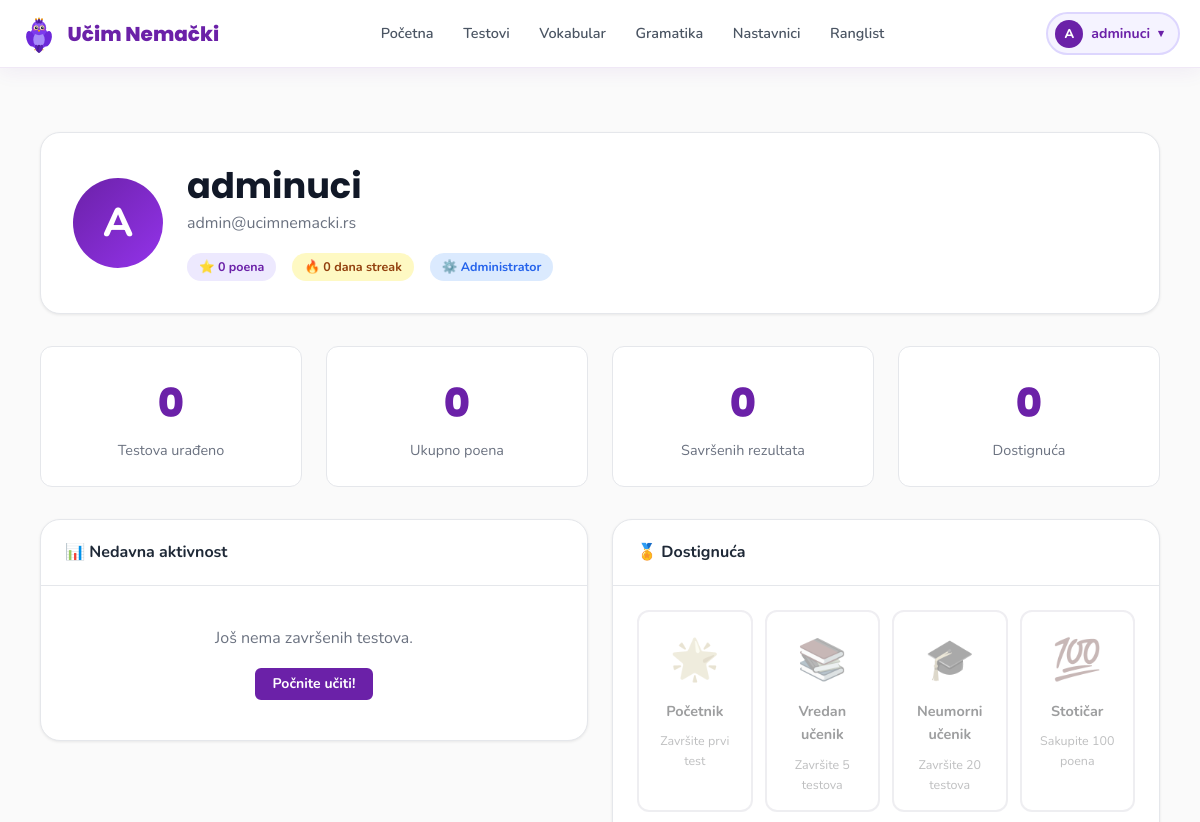
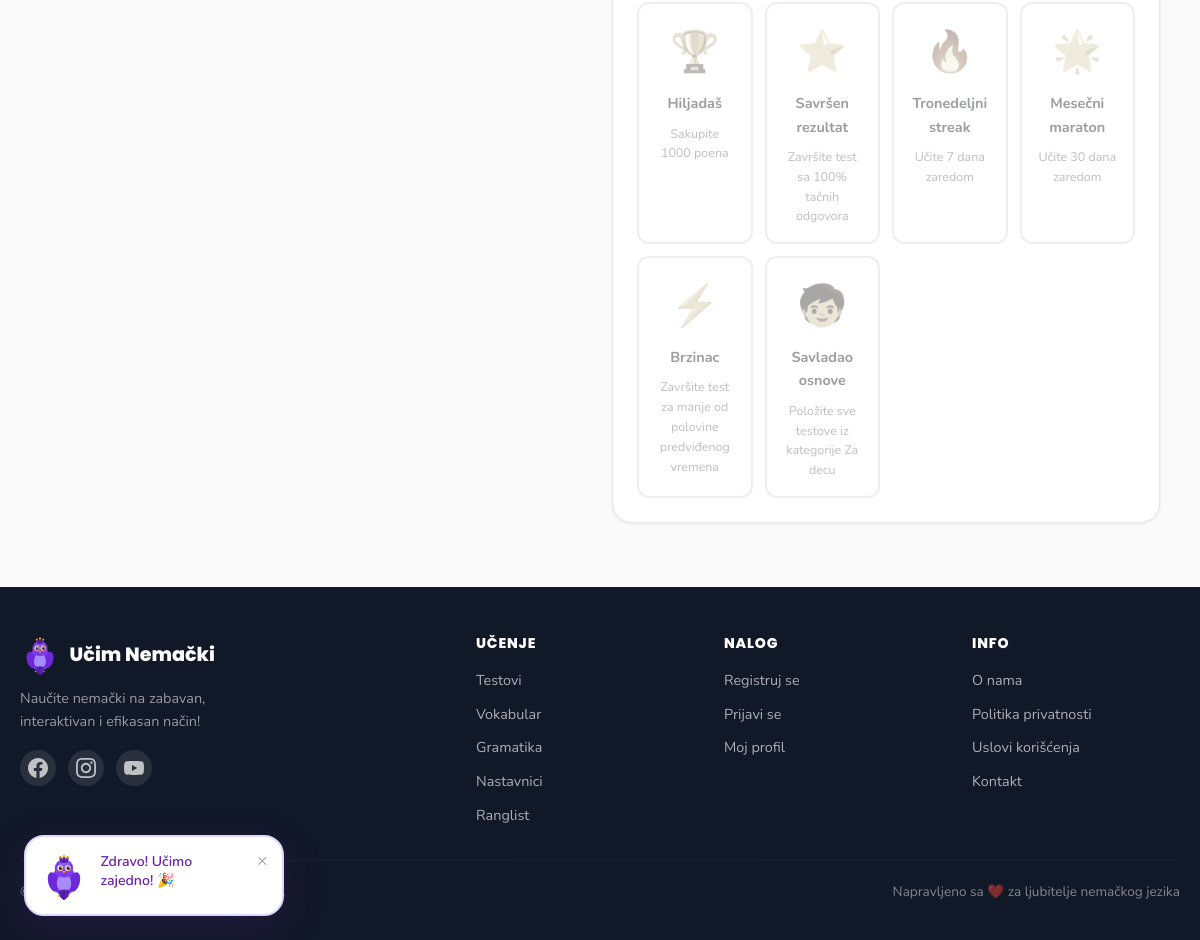
The page /pages/profile.php (signed in) on the database its author committed (2 pictures, top to bottom).
### tables this page shows
CREATE TABLE IF NOT EXISTS users (
    id            INT UNSIGNED AUTO_INCREMENT PRIMARY KEY,
    username      VARCHAR(60)  NOT NULL UNIQUE,
    email         VARCHAR(120) NOT NULL UNIQUE,
    password_hash VARCHAR(255) NOT NULL DEFAULT '',
    role          ENUM('admin','user') NOT NULL DEFAULT 'user',
    google_id     VARCHAR(100) DEFAULT NULL,
    avatar_url    VARCHAR(500) DEFAULT NULL,
    streak        SMALLINT UNSIGNED NOT NULL DEFAULT 0,
    total_points  INT UNSIGNED NOT NULL DEFAULT 0,
    last_login    DATETIME     DEFAULT NULL,
    created_at    DATETIME     NOT NULL DEFAULT CURRENT_TIMESTAMP
);

CREATE TABLE IF NOT EXISTS achievements (
    id             SMALLINT UNSIGNED AUTO_INCREMENT PRIMARY KEY,
    name           VARCHAR(100) NOT NULL,
    description    TEXT         NOT NULL,
    icon           VARCHAR(10)  NOT NULL DEFAULT '🏆',
    criteria_type  VARCHAR(50)  NOT NULL COMMENT 'tests_completed|points_earned|streak_days|perfect_score',
    criteria_value INT UNSIGNED NOT NULL DEFAULT 1
);

### includes/functions.php (called while the page is built, shortened)
<?php
function sanitize(string $input): string {
    return htmlspecialchars(trim($input), ENT_QUOTES | ENT_SUBSTITUTE, 'UTF-8');
}
function isLoggedIn(): bool {
    return !empty($_SESSION['user_id']);
}
function getCurrentUser(): ?array {
    $db   = getDB();
    $id   = (int)$_SESSION['user_id'];
    $stmt = $db->prepare('SELECT id, username, email, role, avatar_url, streak, total_points FROM users WHERE id = ?');
    $stmt->bind_param('i', $id);
    $stmt->execute();
    $row = $stmt->get_result()->fetch_assoc();
    return $row ?: null;
}
function getAchievements(int $userId): array {
    $db   = getDB();
    $stmt = $db->prepare(
        'SELECT a.*, ua.earned_at FROM achievements a
         INNER JOIN user_achievements ua ON ua.achievement_id = a.id
         WHERE ua.user_id = ?
         ORDER BY ua.earned_at DESC'
    );
    $stmt->bind_param('i', $userId);
    $stmt->execute();
    $rows = $stmt->get_result()->fetch_all(MYSQLI_ASSOC);
    return $rows;
}

### pages/profile.php (the view, shortened to what this page needs)
<?php
$db   = getDB();
$user = getCurrentUser();
$userId = (int)$user['id'];
$stmt = $db->prepare('SELECT COUNT(*) AS tests_done, COALESCE(SUM(score),0) AS total_score FROM user_progress WHERE user_id = ?');
$stmt->bind_param('i', $userId);
$stmt->execute();
$progStats = $stmt->get_result()->fetch_assoc();
$stmt = $db->prepare('SELECT COUNT(*) AS perfect FROM user_progress WHERE user_id = ? AND score = max_score AND max_score > 0');
$stmt->bind_param('i', $userId);
$stmt->execute();
$perfectCount = (int)$stmt->get_result()->fetch_assoc()['perfect'];
$stmt = $db->prepare(
    'SELECT up.*, t.title, t.time_limit FROM user_progress up
     JOIN tests t ON up.test_id = t.id
     WHERE up.user_id = ? ORDER BY up.completed_at DESC LIMIT 8'
);
$stmt->bind_param('i', $userId);
$stmt->execute();
$recentActivity = $stmt->get_result()->fetch_all(MYSQLI_ASSOC);
$achievements = getAchievements($userId);
$allAch = $db->query('SELECT * FROM achievements ORDER BY id')->fetch_all(MYSQLI_ASSOC);
$earnedIds = array_column($achievements, 'achievement_id');
require_once __DIR__ . '/../includes/header.php';
?>
<section class="section">
    <div class="container">
        <div class="card mb-4">
            <div class="card-body" style="display:flex;gap:1.5rem;align-items:center;flex-wrap:wrap;padding:2rem">
                <div style="width:90px;height:90px;border-radius:50%;background:linear-gradient(135deg,#6B21A8,#9333EA);display:flex;align-items:center;justify-content:center;font-size:2.5rem;font-weight:800;color:#fff;flex-shrink:0">
                    <?php if (!empty($user['avatar_url'])): ?>
                    <img src="<?= sanitize($user['avatar_url']) ?>" alt="Avatar" style="width:90px;height:90px;border-radius:50%;object-fit:cover">
                    <?php else: ?>
                    <?= strtoupper(substr($user['username'], 0, 1)) ?>
                    <?php endif; ?>
                </div>
                <div style="flex:1">
                    <h2 style="margin-bottom:.25rem"><?= sanitize($user['username']) ?></h2>
                    <p class="text-muted" style="margin:0"><?= sanitize($user['email']) ?></p>
                    <div class="d-flex gap-2 mt-2" style="flex-wrap:wrap">
                        <span class="badge badge-purple">⭐ <?= (int)$user['total_points'] ?> poena</span>
                        <span class="badge" style="background:var(--yellow-light);color:#92400E">🔥 <?= (int)$user['streak'] ?> dana streak</span>
                        <?php if ($user['role'] === 'admin'): ?>
                        <span class="badge badge-blue">⚙️ Administrator</span>
                        <?php endif; ?>
                    </div>
                </div>
            </div>
        </div>
        <div class="grid grid-4 mb-4" id="progress">
            <div class="stat-card">
                <div class="stat-card-num" data-count="<?= (int)$progStats['tests_done'] ?>"><?= (int)$progStats['tests_done'] ?></div>
                <div class="stat-card-label">Testova urađeno</div>
            </div>
            <div class="stat-card">
                <div class="stat-card-num" data-count="<?= (int)$progStats['total_score'] ?>"><?= (int)$progStats['total_score'] ?></div>
                <div class="stat-card-label">Ukupno poena</div>
            </div>
            <div class="stat-card">
                <div class="stat-card-num" data-count="<?= $perfectCount ?>"><?= $perfectCount ?></div>
                <div class="stat-card-label">Savršenih rezultata</div>
            </div>
            <div class="stat-card">
                <div class="stat-card-num" data-count="<?= count($achievements) ?>"><?= count($achievements) ?></div>
                <div class="stat-card-label">Dostignuća</div>
            </div>
        </div>
        <div class="grid grid-2" style="gap:1.5rem;align-items:start">
            <div class="card">
                <div class="card-header">📊 Nedavna aktivnost</div>
                <div class="card-body" style="padding:.5rem 0">
                    <?php if (empty($recentActivity)): ?>
                    <div class="text-center" style="padding:2rem;color:var(--text-muted)">
                        Još nema završenih testova.<br>
                        <a href="<?= SITE_URL ?>/pages/tests.php" class="btn btn-primary btn-sm mt-2">Počnite učiti!</a>
                    </div>
                    <?php endif; ?>
                </div>
            </div>
            <div class="card">
                <div class="card-header">🏅 Dostignuća</div>
                <div class="card-body">
                    <div class="grid" style="grid-template-columns:repeat(auto-fill,minmax(110px,1fr));gap:.75rem">
                        <?php foreach ($allAch as $ach):
                            $earned = in_array($ach['id'], $earnedIds);
                        ?>
                        <div class="achievement-badge <?= $earned ? 'earned' : 'locked' ?>" title="<?= sanitize($ach['description']) ?>">
                            <div class="achievement-icon"><?= sanitize($ach['icon']) ?></div>
                            <div class="achievement-name"><?= sanitize($ach['name']) ?></div>
                            <?php if ($earned): ?>
                            <div style="font-size:.7rem;color:var(--green);font-weight:700">✓ Zarađeno</div>
                            <?php else: ?>
                            <div class="achievement-desc"><?= sanitize($ach['description']) ?></div>
                            <?php endif; ?>
                        </div>
                        <?php endforeach; ?>
                    </div>
                </div>
            </div>
        </div>
    </div>
</section>
<?php require_once __DIR__ . '/../includes/footer.php'; ?>

### includes/header.php (shortened to what this page needs)
<?php
require_once __DIR__ . '/functions.php';
$currentUser  = getCurrentUser();
$isLoggedIn   = isLoggedIn();
$currentPage  = basename($_SERVER['PHP_SELF'] ?? '');
function navActive(string $page): string {
    global $currentPage;
    return $currentPage === $page ? 'active' : '';
}
$siteRoot = SITE_URL;
?>
<!DOCTYPE html>
<html lang="sr">
<head>
    <link rel="stylesheet" href="<?= $siteRoot ?>/assets/css/main.css">
    <link rel="stylesheet" href="<?= $siteRoot ?>/assets/css/animations.css">
</head>
<body class="<?= isset($bodyClass) ? sanitize($bodyClass) : '' ?>">
<nav class="navbar" id="navbar" role="navigation" aria-label="Glavna navigacija">
    <div class="nav-container">
        <a href="<?= $siteRoot ?>/index.php" class="nav-logo" aria-label="Početna stranica">
            <span class="nav-logo-icon" aria-hidden="true">
                <img src="<?= $siteRoot ?>/assets/images/parrot.svg" alt="" width="38" height="38" class="parrot-logo">
            </span>
            <span class="nav-logo-text">Učim Nemački</span>
        </a>
        <ul class="nav-links" role="list">
            <li><a href="<?= $siteRoot ?>/index.php" class="nav-link <?= navActive('index.php') ?>">Početna</a></li>
            <li><a href="<?= $siteRoot ?>/pages/tests.php" class="nav-link <?= navActive('tests.php') ?>">Testovi</a></li>
            <li><a href="<?= $siteRoot ?>/pages/vocabulary.php" class="nav-link <?= navActive('vocabulary.php') ?>">Vokabular</a></li>
            <li><a href="<?= $siteRoot ?>/pages/grammar.php" class="nav-link <?= navActive('grammar.php') ?>">Gramatika</a></li>
            <li><a href="<?= $siteRoot ?>/pages/teachers.php" class="nav-link <?= navActive('teachers.php') ?>">Nastavnici</a></li>
            <li><a href="<?= $siteRoot ?>/pages/leaderboard.php" class="nav-link <?= navActive('leaderboard.php') ?>">Ranglist</a></li>
        </ul>
        <div class="nav-auth">
            <?php if ($isLoggedIn && $currentUser): ?>
                <div class="user-dropdown" id="userDropdown">
                    <button class="user-avatar-btn" id="userAvatarBtn" aria-haspopup="true" aria-expanded="false">
                        <?php if (!empty($currentUser['avatar_url'])): ?>
                            <img src="<?= sanitize($currentUser['avatar_url']) ?>" alt="Avatar" class="user-avatar-img">
                        <?php else: ?>
                            <span class="user-avatar-placeholder"><?= strtoupper(substr($currentUser['username'], 0, 1)) ?></span>
                        <?php endif; ?>
                        <span class="username-display"><?= sanitize($currentUser['username']) ?></span>
                        <span class="dropdown-arrow">▾</span>
                    </button>
                </div>
            <?php else: ?>
                <a href="<?= $siteRoot ?>/pages/login.php" class="btn btn-outline btn-sm">Prijavi se</a>
                <a href="<?= $siteRoot ?>/pages/register.php" class="btn btn-primary btn-sm">Registruj se</a>
            <?php endif; ?>
        </div>
    </div>
</nav>
<div class="parrot-bubble" id="parrotBubble" aria-live="polite" role="status">
    <div class="parrot-bubble-inner">
        <div class="parrot-mascot-small" aria-hidden="true">
            <img src="<?= $siteRoot ?>/assets/images/parrot.svg" alt="Papagaj maskota" width="48" height="48">
        </div>
        <div class="parrot-message" id="parrotMessage">Zdravo! Učimo zajedno! 🎉</div>
        <button class="parrot-close" id="parrotClose" aria-label="Zatvori poruku papagaja">×</button>
    </div>
</div>
<main id="main-content">

### assets/css/animations.css (style rules this page uses)
.parrot-logo { animation: float 4s ease-in-out infinite; }

### rows shown on the page
users: username "A", username "adminuci", email "admin@ucimnemacki.rs", total_points "0", streak "0"
achievements: icon "🌟", name "Početnik", description "Završite prvi test"
achievements: icon "📚", name "Vredan učenik", description "Završite 5 testova"
achievements: icon "🎓", name "Neumorni učenik", description "Završite 20 testova"
achievements: icon "💯", name "Stotičar", description "Sakupite 100 poena"
achievements: icon "🏆", name "Hiljadaš", description "Sakupite 1000 poena"
achievements: icon "⭐", name "Savršen rezultat", description "Završite test sa 100% tačnih odgovora"
achievements: icon "🔥", name "Tronedeljni streak", description "Učite 7 dana zaredom"
achievements: icon "🌟", name "Mesečni maraton", description "Učite 30 dana zaredom"
achievements: icon "⚡", name "Brzinac", description "Završite test za manje od polovine predviđenog vremena"
achievements: icon "🧒", name "Savladao osnove", description "Položite sve testove iz kategorije Za decu"

### other values the page prints
$progStats['tests_done'] "0"
$progStats['total_score'] "0"
$perfectCount "0"
count($achievements) "0"
